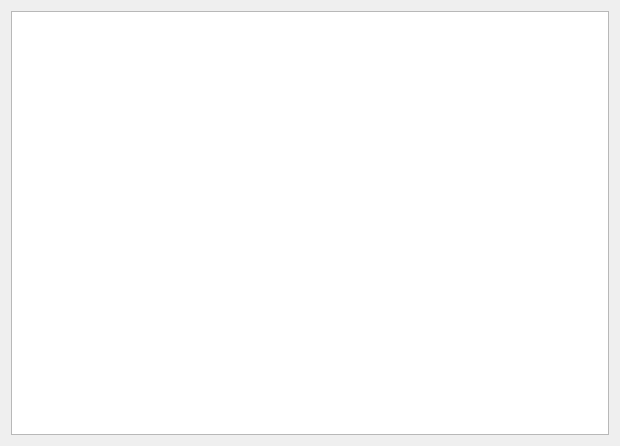
<?xml version="1.0" encoding="UTF-8"?>
<ui version="4.0">
 <class>department_view</class>
 <widget class="QWidget" name="department_view">
  <property name="geometry">
   <rect>
    <x>0</x>
    <y>0</y>
    <width>620</width>
    <height>446</height>
   </rect>
  </property>
  <property name="windowTitle">
   <string>所有院系</string>
  </property>
  <layout class="QVBoxLayout" name="verticalLayout">
   <item>
    <widget class="QTableWidget" name="tableWidget"/>
   </item>
  </layout>
 </widget>
 <resources/>
 <connections/>
</ui>
